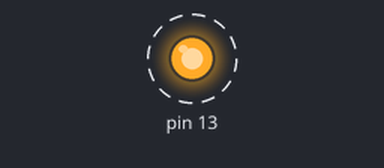
A sketch run on a simulated Arduino Uno, built with avr-gcc and run on an emulated ATmega328P. Parts: output pins drawn as LEDs (lit = HIGH). Dashed ring = blinking.

Above: at 0.2 s.
Timing chart, 0 to 3.0 s (numbered marks = the images above):
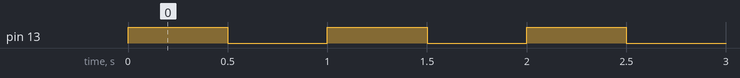

Measured:
- by itself, pin 13: alternates HIGH for 0.50 s and LOW for 0.50 s

The sketch:

cpBlink01.ino
```cpp
#include <Arduino.h>

/* The little red LED is on pin #13 */

void setup(void) {
   pinMode(13, OUTPUT);
}
void loop(void) {
   digitalWrite(13, HIGH);
   delay(500);
   digitalWrite(13, LOW);
   delay(500);
}
```
